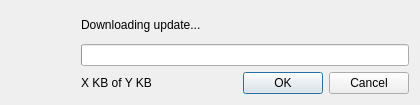
<?xml version="1.0" encoding="UTF-8"?>
<ui version="4.0">
 <class>UpdateManagerInstallerDialog</class>
 <widget class="QDialog" name="UpdateManagerInstallerDialog">
  <property name="geometry">
   <rect>
    <x>0</x>
    <y>0</y>
    <width>420</width>
    <height>105</height>
   </rect>
  </property>
  <property name="windowTitle">
   <string>Updating &lt;application_name&gt;</string>
  </property>
  <layout class="QGridLayout" name="gridLayout">
   <property name="topMargin">
    <number>12</number>
   </property>
   <item row="0" column="0" rowspan="3">
    <widget class="QLabel" name="iconLabel">
     <property name="sizePolicy">
      <sizepolicy hsizetype="Fixed" vsizetype="Fixed">
       <horstretch>0</horstretch>
       <verstretch>0</verstretch>
      </sizepolicy>
     </property>
     <property name="minimumSize">
      <size>
       <width>64</width>
       <height>64</height>
      </size>
     </property>
     <property name="maximumSize">
      <size>
       <width>64</width>
       <height>64</height>
      </size>
     </property>
     <property name="text">
      <string/>
     </property>
     <property name="scaledContents">
      <bool>true</bool>
     </property>
    </widget>
   </item>
   <item row="0" column="1" colspan="3">
    <widget class="QLabel" name="titleLabel">
     <property name="text">
      <string>Downloading update...</string>
     </property>
    </widget>
   </item>
   <item row="1" column="1" colspan="3">
    <widget class="QProgressBar" name="progressBar">
     <property name="value">
      <number>0</number>
     </property>
     <property name="textVisible">
      <bool>false</bool>
     </property>
    </widget>
   </item>
   <item row="2" column="3">
    <widget class="QDialogButtonBox" name="buttonBox">
     <property name="orientation">
      <enum>Qt::Horizontal</enum>
     </property>
     <property name="standardButtons">
      <set>QDialogButtonBox::Cancel|QDialogButtonBox::Ok</set>
     </property>
    </widget>
   </item>
   <item row="2" column="1">
    <widget class="QLabel" name="progressLabel">
     <property name="text">
      <string>X KB of Y KB</string>
     </property>
    </widget>
   </item>
  </layout>
 </widget>
 <resources/>
 <connections>
  <connection>
   <sender>buttonBox</sender>
   <signal>accepted()</signal>
   <receiver>UpdateManagerInstallerDialog</receiver>
   <slot>accept()</slot>
   <hints>
    <hint type="sourcelabel">
     <x>413</x>
     <y>100</y>
    </hint>
    <hint type="destinationlabel">
     <x>157</x>
     <y>274</y>
    </hint>
   </hints>
  </connection>
  <connection>
   <sender>buttonBox</sender>
   <signal>rejected()</signal>
   <receiver>UpdateManagerInstallerDialog</receiver>
   <slot>reject()</slot>
   <hints>
    <hint type="sourcelabel">
     <x>413</x>
     <y>100</y>
    </hint>
    <hint type="destinationlabel">
     <x>286</x>
     <y>274</y>
    </hint>
   </hints>
  </connection>
 </connections>
</ui>
